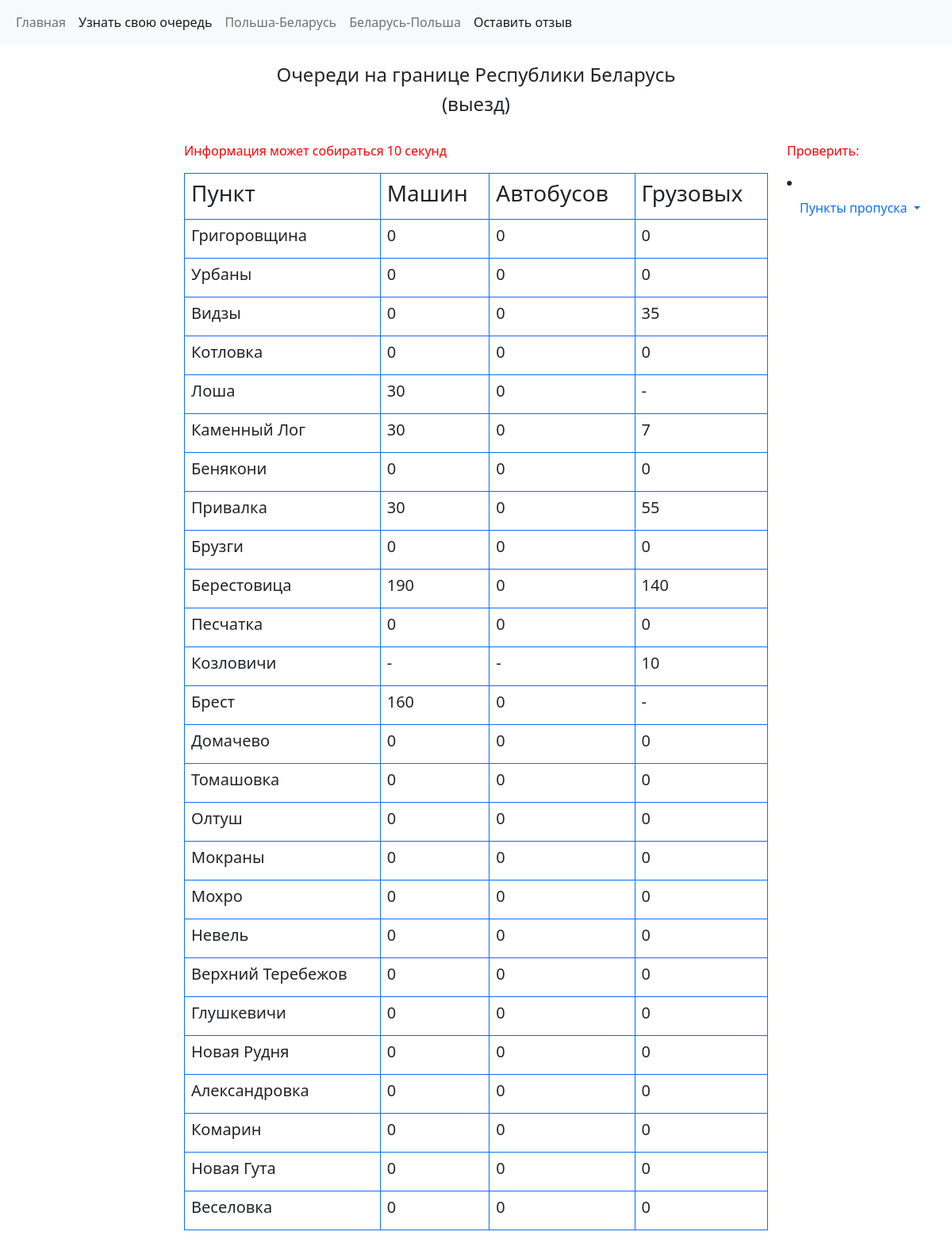
The page /belarus_poland on the database its author committed.
### website/models.py (models this page shows, shortened)
class Borders(models.Model):
    location = models.CharField(max_length=100)
    cars = models.CharField(max_length=100)
    buses = models.CharField(max_length=100)
    lorries = models.CharField(max_length=100)
    text = models.TextField(max_length=1600)
    time = models.TimeField(auto_now=True)
    created = models.DateTimeField(auto_now=True)

### website/views.py (the view)
# urls.py: path('belarus_poland', views.belarus_poland, name='belarus_poland'),
def belarus_poland(request):
    try:
        now = datetime.now()
        time_threshold = now - timedelta(hours=1)
        result = Borders.objects.filter(created__range=(time_threshold, now))
        if result: # IF RESULT- DB IS YOUNGER THAN 1 HOUR
            table = Borders.objects.all()
            return render(request, 'belarus_poland.html', {'table': table})
        else:
            get_border_info()
            table = Borders.objects.all()
            return render(request, 'belarus_poland.html', {'table': table})
    except:
        message = 'Публичный лимит исчерпан. Нужно выждать время'
        return render(request, 'belarus_poland.html', {'message': message})

### website/templates/belarus_poland.html (shortened to what this page needs)
{% extends 'base.html' %}
{% block content %}
	<div class="container">
	  <div class="row">
	    <div class="col-sm-2">
	    </div>
	    <div class="col-sm-8">
	    	<p style="color: red">Информация может собираться 10 секунд</p>
    		<table class="table table-bordered border-primary" width="400">
    			<thead>
	    			<tr>
	    				<td><h3>Пункт</h3></td>
						<td><h3>Машин</h3></td>
						<td><h3>Автобусов</h3></td>
						<td><h3>Грузовых</h3></td>
					</tr>
    			</thead>
    			<tbody>
    				{% if table %}
    					{% for row in table %}
						<tr>
							<td><h5>{{ row.location }}</h5></td>
							<td><h5>{{ row.cars }}</h5></td>
							<td><h5>{{ row.buses }}</h5></td>
							<td><h5>{{ row.lorries }}</h5></td>
						</tr>
						{% endfor %}
    				{% endif %}
    			</tbody>
			</table>
	    </div>
	    <div class="col-sm-2">
	    	<p style="color: red;">Проверить:</p>
	    		<li class="nav-item dropdown">
              <a class="nav-link dropdown-toggle" href="#" id="navbarDropdown" role="button" data-bs-toggle="dropdown" aria-expanded="false">
                Пункты пропуска
              </a>
            </li>
	    </div>
	  </div>
	</div>
{% endblock %}

### rows shown on the page
Borders: location "Григоровщина", cars "0", buses "0", lorries "0"
Borders: location "Урбаны", cars "0", buses "0", lorries "0"
Borders: location "Видзы", cars "0", buses "0", lorries "35"
Borders: location "Котловка", cars "0", buses "0", lorries "0"
Borders: location "Лоша", cars "30", buses "0", lorries "-"
Borders: location "Каменный Лог", cars "30", buses "0", lorries "7"
Borders: location "Бенякони", cars "0", buses "0", lorries "0"
Borders: location "Привалка", cars "30", buses "0", lorries "55"
Borders: location "Брузги", cars "0", buses "0", lorries "0"
Borders: location "Берестовица", cars "190", buses "0", lorries "140"
Borders: location "Песчатка", cars "0", buses "0", lorries "0"
Borders: location "Козловичи", cars "-", buses "-", lorries "10"
Borders: location "Брест", cars "160", buses "0", lorries "-"
Borders: location "Домачево", cars "0", buses "0", lorries "0"
Borders: location "Томашовка", cars "0", buses "0", lorries "0"
Borders: location "Олтуш", cars "0", buses "0", lorries "0"
Borders: location "Мокраны", cars "0", buses "0", lorries "0"
Borders: location "Мохро", cars "0", buses "0", lorries "0"
Borders: location "Невель", cars "0", buses "0", lorries "0"
Borders: location "Верхний Теребежов", cars "0", buses "0", lorries "0"
Borders: location "Глушкевичи", cars "0", buses "0", lorries "0"
Borders: location "Новая Рудня", cars "0", buses "0", lorries "0"
Borders: location "Александровка", cars "0", buses "0", lorries "0"
Borders: location "Комарин", cars "0", buses "0", lorries "0"
Borders: location "Новая Гута", cars "0", buses "0", lorries "0"
Borders: location "Веселовка", cars "0", buses "0", lorries "0"
